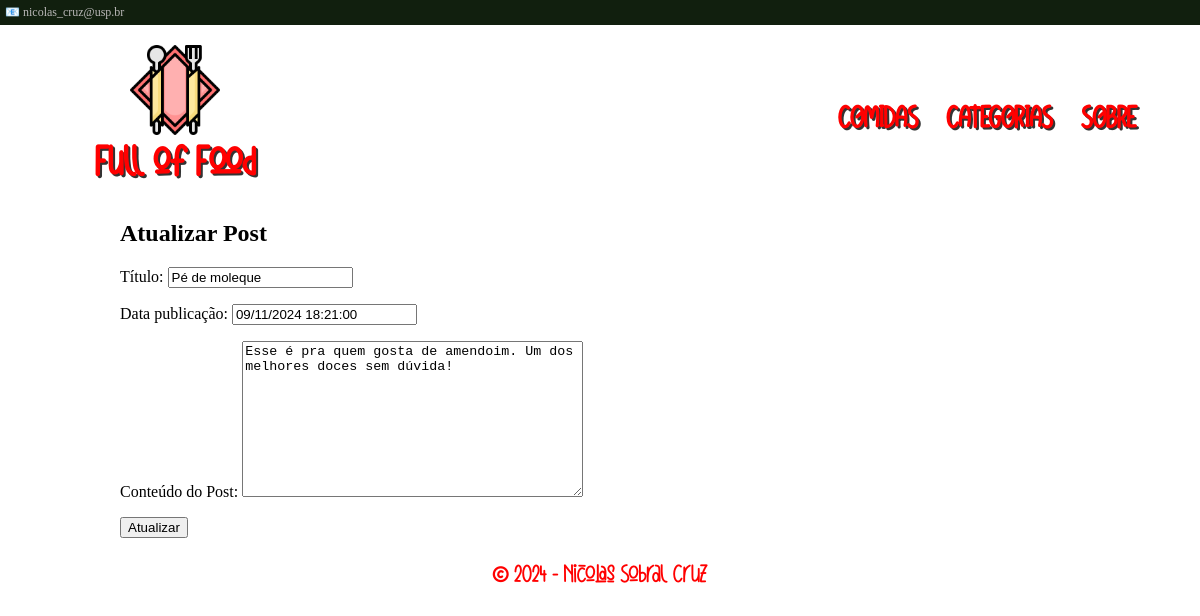
Screenshot of /comidas/update/9/ with the database file from the repository.
### comidas/models.py (models this page shows, shortened)
class Post(models.Model):
    titulo = models.CharField(max_length=255)
    conteudo = models.TextField()
    data = models.DateTimeField(auto_now_add=False)
    class Meta:
        ordering = ['-data']

### comidas/views.py (the view, shortened to what this page needs)
# urls.py: path('update/<int:pk>/', views.UpdateView.as_view(), name='update'),
class UpdateView(generic.UpdateView):
    model= Post
    template_name= 'comidas/update.html'
    form_class=PostForm

### comidas/forms.py
class PostForm(ModelForm):
    class Meta:
        model = Post
        fields = [
            'titulo',
            'data',
            'conteudo',
        ]
        labels = {
            'titulo': 'Título',
            'data': 'Data publicação',
            'conteudo': 'Conteúdo do Post',
        }

### comidas/templates/comidas/update.html (shortened to what this page needs)
{% extends 'base.html' %}
{% block content %}
<h2>Atualizar Post</h2>
<form method="POST" action="{% url 'comidas:update' post.id %}">
  {{form.as_p}}
  <button type="submit">Atualizar</button>
</form>
{% endblock content %}

### static/style.css (style rules this page uses)
:root { font-size: 16px; }
body { margin:0; }

### rows the page displays
Post: titulo "Pé de moleque", data "09/11/2024 18:21:00", conteudo "Esse é pra quem gosta de amendoim. Um dos melhores doces sem dúvida!"
